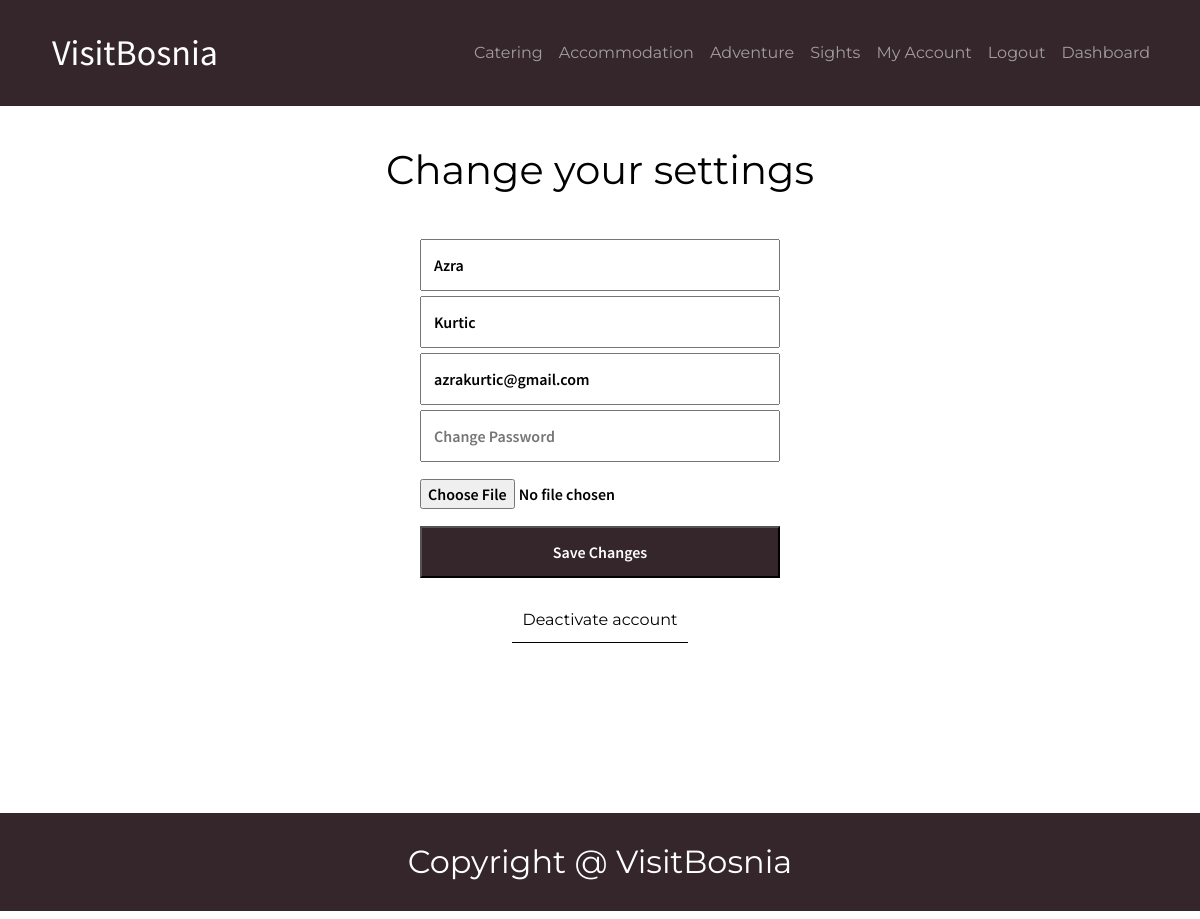
Page /AccountSettings/accountSettings.php (signed in) on the committed database.
### tables this page shows
CREATE TABLE `type` (
  `tid` int(11) NOT NULL,
  `name` varchar(255) NOT NULL,
  `supertype` int(11) DEFAULT NULL,
  `picture` varchar(255) DEFAULT NULL
);

CREATE TABLE `user` (
  `uid` int(11) NOT NULL,
  `name` varchar(100) NOT NULL,
  `surname` varchar(100) NOT NULL,
  `email` varchar(255) NOT NULL,
  `phone` varchar(20) DEFAULT NULL,
  `dob` date NOT NULL,
  `image` varchar(255) DEFAULT NULL,
  `gender` varchar(6) DEFAULT NULL,
  `username` varchar(30) NOT NULL,
  `active` bit(1) NOT NULL DEFAULT b'1',
  `password` varchar(50) NOT NULL,
  `city` int(11) NOT NULL,
  `admin` bit(1) NOT NULL DEFAULT b'0',
  `startdate` date DEFAULT NULL
);

### AccountSettings/accountSettings.php (the view, shortened to what this page needs)
<?php
    require("../dbase.php");
    $userID = $_SESSION['user'];
    $userResults = mysqli_query($conn,"SELECT u.image,u.email, u.password, u.name, u.surname FROM user u WHERE u.uid = '$userID'");
    $user = mysqli_fetch_assoc($userResults);
?>
<!doctype html>
<html lang="en">
<head>
    <?php include("../Includes/head.php") ?>
    <link rel="stylesheet" href="accSettings.css">
    <link rel="stylesheet" href="../Includes/header.css" type="text/css">
    <link rel="stylesheet" href="../Includes/footer.css" type="text/css">
</head>
<body>
    <div class="hdr">
         <?php include("../Includes/header.php");?>
    </div>
    <main>
        <h1>Change your settings</h1>
        <form action="" method="POST" enctype="multipart/form-data">
            <input type="text" name="name" placeholder="Name" value="<?= $user['name'] ?? "" ?>">
            <input type="text" name="surname" placeholder="Surname" value="<?= $user['surname'] ?? "" ?>">
            <input type="text" name="email" placeholder="E-mail" value="<?= $user['email'] ?? "" ?>">
            <input id="password" type="password" name="password" placeholder="Change Password"">
            <input type="file" name="image" value="../images/ <?= $user['image'] ?>">
            <button type="submit">Save Changes</button>
        </form>
        <a class="deactivate-btn" href="../deactivate.php">Deactivate account</a>
    </main>
    <?php include("../Includes/footer.php");?>
</body>
</html>

### Includes/header.php (shortened to what this page needs)
<?php
$conn = mysqli_connect('localhost', 'root', '', 'visitbosnia');
$mainCategories = mysqli_query($conn, "SELECT t.tid,t.name FROM type t WHERE t.supertype IS NULL");
?>
<nav class="navbar navbar-expand-lg navbar-dark">
   <div class="container">
       <a class="navbar-brand" href="../Citypage/citypage.php">VisitBosnia</a>
       <div class="collapse navbar-collapse" id="navbarSupportedContent">
           <ul class="navbar-nav mr-auto">
               <?php while ($row = mysqli_fetch_assoc($mainCategories)): ?>
                   <li class="nav-item"><a class="nav-link" href="../Category/category.php?category=<?= $row['tid'] ?>"><?= $row['name'] ?></a></li>
               <?php endwhile; ?>
               <?php if (isset($_SESSION['auth'])): ?>
                   <li class="nav-item"><a class="nav-link" href="../Profile/profile.php">My Account</a></li>
                   <li class="nav-item"><a class="nav-link" href="../logout.php">Logout</a></li>
               <?php endif; ?>
               <?php if (isset($_SESSION['admin']) && $_SESSION['admin'] == 1): ?>
                   <li class="nav-item"><a class="nav-link" href="../Dashboard/dashboard.php">Dashboard</a></li>
               <?php endif; ?>
           </ul>
       </div>
   </div>
</nav>

### AccountSettings/accSettings.css (style rules this page uses)
* { padding: 0; margin: 0; box-sizing: border-box; }
body { font-family: 'Montserrat'; }
.hdr { background: #34262B; }
main h1 { text-align: center; color: black; font-family: 'Montserrat'; font-weight: 400; margin: 40px auto 40px; font-size: 40px; }
input[type=file] { padding: 12px 0; }
main form { width: 30%; margin: auto; }
main form input { width: 100%; padding: 12px; margin-top: 5px; font-family: 'Source Sans Pro'; color: black; font-weight: 600; }
main form button { width: 100%; background-color: #34262B; padding: 12px; font-family: 'Source Sans Pro'; color: white; font-weight: 600; margin-top: 5px; }
main { display: flex; flex-direction: column; margin-bottom: 70px; }
.deactivate-btn { text-align: center; color: #000000; margin: 20px auto; border-bottom: 1px solid #000000; }

### Includes/header.css (style rules this page uses)
.navbar-brand { font-family: "Source Sans Pro", sans-serif; color: #fff; text-decoration: none; font-size: 36px; }
.container { margin: 13px auto; }
.navbar-collapse { flex-grow: 0; margin: 0; text-align: center; }
a { font-family: "Montserrat", sans-serif; text-decoration: none; color: #fff; padding: 10px; margin: 0; }

### rows in the picture
type: name "Catering"
type: name "Accommodation"
type: name "Adventure"
type: name "Sights"
user: name "Azra", surname "Kurtic", email "azrakurtic@gmail.com"
